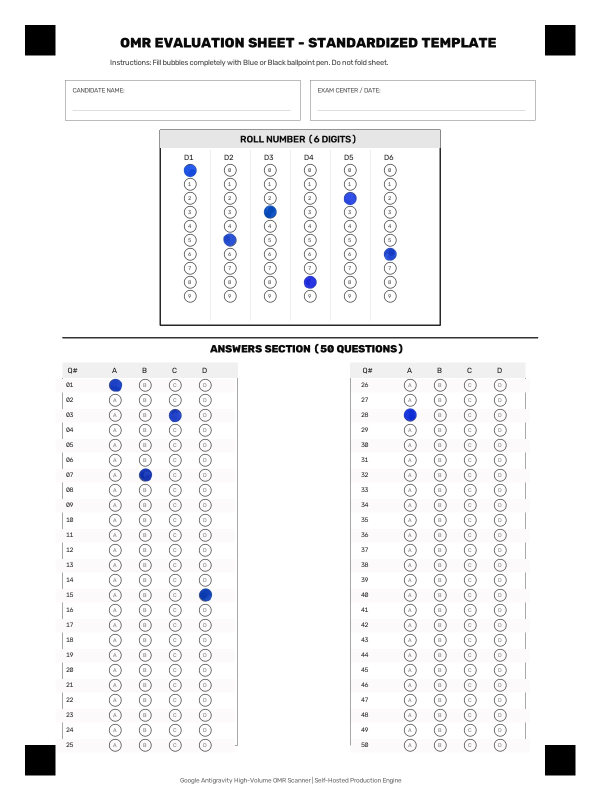
#> input picture samples/omr-2.jpg, 1200 x 1600 px (shown at 1/2 size)
$ python -i omr_engine.py   (imports and definitions only)
#> lines starting #> are read from the running program, lines starting #| are printed output that depends on the picture
### config.py
"""
Configuration file for High-Volume OMR Scanner.
Defines template dimensions, ROI coordinates, fiducial markers, and classification thresholds.
"""

from dataclasses import dataclass, field
from pathlib import Path
from typing import Dict, List, Tuple
import numpy as np

# Base paths
BASE_DIR = Path(__file__).resolve().parent
DATA_DIR = BASE_DIR / "data"
SAMPLES_DIR = BASE_DIR / "samples"
UPLOADS_DIR = BASE_DIR / "uploads"
RESULTS_DIR = BASE_DIR / "results"
DEBUG_DIR = BASE_DIR / "debug_images"
DB_PATH = DATA_DIR / "omr_scanner.db"

# Ensure runtime directories exist
for path in [DATA_DIR, SAMPLES_DIR, UPLOADS_DIR, RESULTS_DIR, DEBUG_DIR]:
    path.mkdir(parents=True, exist_ok=True)
#> further down, picture is the input picture: shape (1600, 1200, 3); mean B, G, R 245.2, 244.7, 244.9

# Standardized Canvas Geometry
SHEET_WIDTH: int = 1200
SHEET_HEIGHT: int = 1600

# 4 Corner Fiducial Markers (solid black squares)
# Center coordinates on standardized 1200x1600 canvas:
# Top-Left, Top-Right, Bottom-Left, Bottom-Right
MARKER_SIZE: int = 60
MARKER_TARGET_CENTERS: np.ndarray = np.float32([
    [80, 80],      # Top-Left
    [1120, 80],    # Top-Right
    [80, 1520],    # Bottom-Left
    [1120, 1520]   # Bottom-Right
])

# Roll Number Section Specifications
# 6 vertical columns, each with 10 bubbles (digits 0 to 9)
ROLL_COLUMNS: int = 6
ROLL_DIGITS: int = 10
ROLL_COL_X: List[int] = [380, 460, 540, 620, 700, 780]
ROLL_START_Y: int = 340
ROLL_ROW_STEP_Y: int = 28

# Answers Section Specifications
# 50 Questions split into 2 side-by-side blocks of 25 questions each
TOTAL_QUESTIONS: int = 50
QUESTIONS_PER_BLOCK: int = 25
OPTIONS: List[str] = ["A", "B", "C", "D"]

ANSWERS_START_Y: int = 740
ANSWERS_ROW_STEP_Y: int = 30

# Left Block: Questions 1 to 25
LEFT_BLOCK_Q_LABEL_X: int = 150
LEFT_BLOCK_OPTIONS_X: List[int] = [230, 290, 350, 410]

# Right Block: Questions 26 to 50
RIGHT_BLOCK_Q_LABEL_X: int = 740
RIGHT_BLOCK_OPTIONS_X: List[int] = [820, 880, 940, 1000]

# Bubble Evaluation Parameters
BUBBLE_RADIUS: int = 12
SEARCH_JITTER: int = 3  # +/- pixels jitter search to absorb slight printing shifts

# Thresholds for classification
# Pixel fill-ratio thresholds:
EMPTY_THRESHOLD: float = 0.20       # Below this is considered unattempted (blank)
FILLED_THRESHOLD: float = 0.42      # Above this is definitively marked
MIN_CONFIDENCE_DIFF: float = 0.16   # Minimum difference between top and second choice
AMBIGUOUS_MIN: float = 0.24         # Between 0.24 and 0.42 is flagged as ambiguous mark

# Scoring default parameters (can be overridden per batch/job)
DEFAULT_POSITIVE_MARK: float = 4.0
DEFAULT_NEGATIVE_MARK: float = -1.0

### omr_engine.py
"""
High-Performance OMR Engine using OpenCV and NumPy.
Handles corner fiducial detection, 4-point perspective warp,
blue/black ballpoint ink evaluation, edge cases, grading, and debug image generation.
"""

from dataclasses import asdict, dataclass
from pathlib import Path
from typing import Any, Dict, List, Optional, Tuple
import cv2
import numpy as np

from config import (
    AMBIGUOUS_MIN,
    ANSWERS_ROW_STEP_Y,
    ANSWERS_START_Y,
    BUBBLE_RADIUS,
    DEBUG_DIR,
    DEFAULT_NEGATIVE_MARK,
    DEFAULT_POSITIVE_MARK,
    EMPTY_THRESHOLD,
    FILLED_THRESHOLD,
    LEFT_BLOCK_OPTIONS_X,
    LEFT_BLOCK_Q_LABEL_X,
    MARKER_SIZE,
    MARKER_TARGET_CENTERS,
    MIN_CONFIDENCE_DIFF,
    OPTIONS,
    RIGHT_BLOCK_OPTIONS_X,
    RIGHT_BLOCK_Q_LABEL_X,
    ROLL_COL_X,
    ROLL_COLUMNS,
    ROLL_DIGITS,
    ROLL_ROW_STEP_Y,
    ROLL_START_Y,
    SEARCH_JITTER,
    SHEET_HEIGHT,
    SHEET_WIDTH,
    TOTAL_QUESTIONS,
)


@dataclass
class QuestionEvaluation:
    question: int
    answer: Optional[str]      # "A", "B", "C", "D", "MULTIPLE", or None
    status: str                # "DETECTED", "BLANK", "MULTIPLE", "AMBIGUOUS"
    confidence: float
    scores: Dict[str, float]
    selected_option_idx: Optional[int] = None


@dataclass
class RollEvaluation:
    roll_number: str
    is_valid: bool
    status: str
    column_digits: List[Optional[str]]
    confidence: float
    reasons: List[str]


@dataclass
class SheetResult:
    filename: str
    status: str                # "COMPLETED", "NEEDS_REVIEW", "FAILED"
    confidence: float
    roll_number: str
    summary: Dict[str, int]
    answers: Dict[str, Optional[str]]
    review_reasons: List[str]
    score_details: Optional[Dict[str, Any]] = None
    debug_image_path: Optional[str] = None


# [109 lines left out: functions decode_image, find_fiducial_markers, not called in this run]


def align_sheet(image: np.ndarray) -> Tuple[np.ndarray, np.ndarray]:
    """
    Applies 4-point perspective transform to align the sheet to standardized 1200x1600.
    Returns (aligned_image, detected_corners).
    """
    # If the image is already exactly 1200x1600 with markers in place, test corners first
    h, w = image.shape[:2]
    if (w, h) == (SHEET_WIDTH, SHEET_HEIGHT):
        # Quick check if corners at target locations are black
        tl_check = np.mean(image[60:100, 60:100])
#> tl_check = 0
        tr_check = np.mean(image[60:100, 1100:1140])
#> tr_check = 0
        if tl_check < 60 and tr_check < 60:
            return image.copy(), MARKER_TARGET_CENTERS.copy()

    detected_pts = find_fiducial_markers(image)
    M = cv2.getPerspectiveTransform(detected_pts, MARKER_TARGET_CENTERS)
    aligned = cv2.warpPerspective(
        image, M, (SHEET_WIDTH, SHEET_HEIGHT),
        flags=cv2.INTER_LINEAR,
        borderMode=cv2.BORDER_CONSTANT,
        borderValue=(255, 255, 255)
    )
    return aligned, detected_pts


def evaluate_bubble_fill(
    image: np.ndarray,
    gray: np.ndarray,
    center_x: int,
    center_y: int,
    radius: int = BUBBLE_RADIUS
) -> Tuple[float, float, float]:
    """
    Evaluates bubble darkness and ink presence.
    Supports both Blue ballpoint ink and Black/Dark ink.
    Returns (combined_score, blue_score, dark_score).
    """
    h, w = gray.shape
    r_inner = radius - 1
    r_outer = radius + 6

    # Coordinate boundaries
    if (center_y - r_outer < 0 or center_y + r_outer >= h or
            center_x - r_outer < 0 or center_x + r_outer >= w):
        return 0.0, 0.0, 0.0

    y_grid, x_grid = np.ogrid[-r_outer:r_outer + 1, -r_outer:r_outer + 1]
    dist_sq = x_grid * x_grid + y_grid * y_grid

    inner_mask = dist_sq <= (r_inner * r_inner)
    annulus_mask = (dist_sq > (radius + 2) ** 2) & (dist_sq <= (r_outer * r_outer))

    patch_bgr = image[center_y - r_outer:center_y + r_outer + 1,
                      center_x - r_outer:center_x + r_outer + 1]
    patch_gray = gray[center_y - r_outer:center_y + r_outer + 1,
                      center_x - r_outer:center_x + r_outer + 1]

    # Background brightness estimation from annulus
    bg_pixels = patch_gray[annulus_mask]
    bg_mean = float(np.mean(bg_pixels)) if len(bg_pixels) > 0 else 240.0

    # Inner bubble pixels
    inner_gray = patch_gray[inner_mask]
    inner_bgr = patch_bgr[inner_mask]
    if len(inner_gray) == 0:
        return 0.0, 0.0, 0.0

    b = inner_bgr[:, 0].astype(np.float32)
    g = inner_bgr[:, 1].astype(np.float32)
    r = inner_bgr[:, 2].astype(np.float32)

    # 1. Blue Ink Detection
    # Blue ink has significantly higher Blue than Red, and modest Green
    blue_pen = (b - r > 16.0) & (b - g > 8.0) & (inner_gray < 200)
    blue_score = float(np.mean(blue_pen))

    # 2. Black / Dark Ink Detection
    # Dark pixels are significantly darker than local background
    dark_pen = (inner_gray < min(135.0, bg_mean - 35.0))
    dark_score = float(np.mean(dark_pen))

    # Combined robust fill score
    if blue_score >= 0.28:
        combined_score = blue_score * 1.15
    elif dark_score >= 0.35:
        combined_score = dark_score
    else:
        # Subtle or partial mark
        combined_score = max(blue_score, dark_score * 0.9)

    return float(np.clip(combined_score, 0.0, 1.0)), blue_score, dark_score


def sample_with_jitter(
    image: np.ndarray,
    gray: np.ndarray,
    center_x: int,
    center_y: int,
    jitter: int = SEARCH_JITTER
) -> float:
    """Samples bubble score with jitter window to account for small paper distortions."""
    best_score = 0.0
    for dy in range(-jitter, jitter + 1, 1):
        for dx in range(-jitter, jitter + 1, 1):
            score, _, _ = evaluate_bubble_fill(image, gray, center_x + dx, center_y + dy)
            if score > best_score:
                best_score = score
    return best_score


def evaluate_question(
    image: np.ndarray,
    gray: np.ndarray,
    question_num: int,
    opt_centers_x: List[int],
    center_y: int
) -> QuestionEvaluation:
    """Evaluates the 4 option bubbles (A, B, C, D) for a single question."""
    scores: Dict[str, float] = {}
    score_list: List[float] = []

    for idx, opt_char in enumerate(OPTIONS):
        cx = opt_centers_x[idx]
        sc = sample_with_jitter(image, gray, cx, center_y)
        scores[opt_char] = round(sc, 4)
        score_list.append(sc)

    sorted_indices = np.argsort(score_list)[::-1]
    top_idx = int(sorted_indices[0])
    second_idx = int(sorted_indices[1])

    top_score = score_list[top_idx]
    second_score = score_list[second_idx]
    diff = top_score - second_score

    # 1. Unattempted (Blank)
    if top_score < EMPTY_THRESHOLD:
        return QuestionEvaluation(
            question=question_num,
            answer=None,
            status="BLANK",
            confidence=round(1.0 - top_score, 4),
            scores=scores,
            selected_option_idx=None
        )

    # 2. Multiple Marked
    if (top_score >= FILLED_THRESHOLD and second_score >= FILLED_THRESHOLD - 0.05 and
            diff < MIN_CONFIDENCE_DIFF):
        return QuestionEvaluation(
            question=question_num,
            answer="MULTIPLE",
            status="MULTIPLE",
            confidence=round(diff, 4),
            scores=scores,
            selected_option_idx=None
        )

    # 3. Ambiguous / Half-filled
    if AMBIGUOUS_MIN <= top_score < FILLED_THRESHOLD:
        return QuestionEvaluation(
            question=question_num,
            answer=None,
            status="AMBIGUOUS",
            confidence=round(top_score, 4),
            scores=scores,
            selected_option_idx=top_idx
        )

    # 4. Clear Detection
    if top_score >= FILLED_THRESHOLD and diff >= MIN_CONFIDENCE_DIFF:
        return QuestionEvaluation(
            question=question_num,
            answer=OPTIONS[top_idx],
            status="DETECTED",
            confidence=round(min(1.0, top_score + diff * 0.4), 4),
            scores=scores,
            selected_option_idx=top_idx
        )

    # Fallback to Ambiguous if confidence margin is narrow
    return QuestionEvaluation(
        question=question_num,
        answer=None,
        status="AMBIGUOUS",
        confidence=round(diff, 4),
        scores=scores,
        selected_option_idx=top_idx
    )


def evaluate_roll_number(
    image: np.ndarray,
    gray: np.ndarray
) -> RollEvaluation:
    """Evaluates the 6-digit roll number section."""
    detected_digits: List[Optional[str]] = []
    column_confidences: List[float] = []
    reasons: List[str] = []

    for col_idx, col_x in enumerate(ROLL_COL_X):
        scores = []
        for digit in range(ROLL_DIGITS):
            by = ROLL_START_Y + digit * ROLL_ROW_STEP_Y
            sc = sample_with_jitter(image, gray, col_x, by)
            scores.append(sc)

        order = np.argsort(scores)[::-1]
        top_digit = int(order[0])
        second_digit = int(order[1])
        top_sc = scores[top_digit]
        sec_sc = scores[second_digit]
        diff = top_sc - sec_sc

        if top_sc < EMPTY_THRESHOLD:
            detected_digits.append("?")
            column_confidences.append(0.0)
            reasons.append(f"Roll number Digit {col_idx + 1} is empty")
        elif top_sc >= FILLED_THRESHOLD and sec_sc >= FILLED_THRESHOLD - 0.05 and diff < MIN_CONFIDENCE_DIFF:
            detected_digits.append("X")
            column_confidences.append(0.2)
            reasons.append(f"Roll number Digit {col_idx + 1} has multiple bubbles filled")
        elif AMBIGUOUS_MIN <= top_sc < FILLED_THRESHOLD:
            detected_digits.append(str(top_digit))
            column_confidences.append(round(top_sc, 3))
            reasons.append(f"Roll number Digit {col_idx + 1} is ambiguous (fill: {top_sc:.2f})")
        else:
            detected_digits.append(str(top_digit))
            column_confidences.append(round(min(1.0, top_sc + diff * 0.4), 4))

    roll_str = "".join(str(d) for d in detected_digits)
    is_valid = ("?" not in roll_str and "X" not in roll_str and len(reasons) == 0)
    avg_conf = float(np.mean(column_confidences)) if column_confidences else 0.0

    status = "VALID" if is_valid else "INVALID"
    return RollEvaluation(
        roll_number=roll_str,
        is_valid=is_valid,
        status=status,
        column_digits=detected_digits,
        confidence=round(avg_conf, 4),
        reasons=reasons
    )


# [61 lines left out: function grade_answers, not called in this run]


def generate_annotated_debug_image(
    aligned_image: np.ndarray,
    q_evaluations: List[QuestionEvaluation],
    roll_eval: RollEvaluation,
    sheet_status: str,
    score_details: Optional[Dict[str, Any]] = None,
    output_path: Optional[Path] = None
) -> np.ndarray:
    """
    Generates a high-resolution annotated image highlighting detected marks,
    multiple marks, and review warnings.
    """
    annotated = aligned_image.copy()

    # 1. Annotate Roll Number
    for col_idx, col_x in enumerate(ROLL_COL_X):
        digit_val = roll_eval.column_digits[col_idx]
        if digit_val and digit_val.isdigit():
            target_digit = int(digit_val)
            by = ROLL_START_Y + target_digit * ROLL_ROW_STEP_Y
            cv2.circle(annotated, (col_x, by), BUBBLE_RADIUS + 3, (0, 200, 0), 2, cv2.LINE_AA)
        elif digit_val in ["?", "X"]:
            # Red box for missing or multiple roll mark
            cv2.rectangle(annotated, (col_x - 18, ROLL_START_Y - 10),
                          (col_x + 18, ROLL_START_Y + 9 * ROLL_ROW_STEP_Y + 10),
                          (0, 0, 255), 2, cv2.LINE_AA)

    # 2. Annotate Questions
    for q_eval in q_evaluations:
        q_idx = q_eval.question - 1
        if q_idx < 25:
            row = q_idx
            opt_xs = LEFT_BLOCK_OPTIONS_X
        else:
            row = q_idx - 25
            opt_xs = RIGHT_BLOCK_OPTIONS_X
        qy = ANSWERS_START_Y + 30 + row * ANSWERS_ROW_STEP_Y

        if q_eval.status == "DETECTED" and q_eval.selected_option_idx is not None:
            cx = opt_xs[q_eval.selected_option_idx]
            # Solid green circle around recognized bubble
            cv2.circle(annotated, (cx, qy), BUBBLE_RADIUS + 3, (0, 210, 0), 2, cv2.LINE_AA)
            cv2.putText(annotated, q_eval.answer or "", (opt_xs[-1] + 16, qy + 4),
                        cv2.FONT_HERSHEY_SIMPLEX, 0.42, (0, 160, 0), 1, cv2.LINE_AA)

        elif q_eval.status == "MULTIPLE":
            # Red box enclosing the entire multiple-marked question row
            cv2.rectangle(annotated, (opt_xs[0] - 15, qy - 12), (opt_xs[-1] + 15, qy + 12),
                          (0, 0, 255), 2, cv2.LINE_AA)
            cv2.putText(annotated, "MULT", (opt_xs[-1] + 16, qy + 4),
                        cv2.FONT_HERSHEY_SIMPLEX, 0.38, (0, 0, 255), 1, cv2.LINE_AA)

        elif q_eval.status == "AMBIGUOUS":
            # Amber/Orange warning box
            cv2.rectangle(annotated, (opt_xs[0] - 15, qy - 12), (opt_xs[-1] + 15, qy + 12),
                          (0, 140, 255), 2, cv2.LINE_AA)
            cv2.putText(annotated, "?", (opt_xs[-1] + 16, qy + 4),
                        cv2.FONT_HERSHEY_SIMPLEX, 0.42, (0, 140, 255), 1, cv2.LINE_AA)

    # 3. Header Status Banner
    banner_bg = (30, 30, 30)
    badge_color = (0, 180, 0) if sheet_status == "COMPLETED" else ((0, 140, 255) if sheet_status == "NEEDS_REVIEW" else (0, 0, 230))

    cv2.rectangle(annotated, (0, 0), (SHEET_WIDTH, 45), banner_bg, -1)
    cv2.rectangle(annotated, (15, 8), (170, 37), badge_color, -1)
    cv2.putText(annotated, sheet_status, (25, 29),
                cv2.FONT_HERSHEY_DUPLEX, 0.55, (255, 255, 255), 1, cv2.LINE_AA)

    info_text = f"Roll No: {roll_eval.roll_number} | Conf: {roll_eval.confidence:.2f}"
    if score_details:
        info_text += f" | Score: {score_details['total_score']}/{score_details['max_score']} ({score_details['percentage']}%)"
    cv2.putText(annotated, info_text, (190, 28),
                cv2.FONT_HERSHEY_SIMPLEX, 0.52, (240, 240, 240), 1, cv2.LINE_AA)

    if output_path:
        output_path.parent.mkdir(parents=True, exist_ok=True)
        cv2.imwrite(str(output_path), annotated, [cv2.IMWRITE_JPEG_QUALITY, 92])

    return annotated


def process_omr_sheet(
    image: np.ndarray,
    filename: str = "sheet.jpg",
    answer_key: Optional[Dict[str, str]] = None,
    save_debug_image: bool = True,
    debug_dir: Path = DEBUG_DIR,
    positive_mark: float = DEFAULT_POSITIVE_MARK,
    negative_mark: float = DEFAULT_NEGATIVE_MARK
) -> SheetResult:
    """
    Main processing pipeline for a single OMR sheet.
    Aligns, extracts Roll Number and 50 Answers, checks edge cases,
    grades if answer key is provided, and saves annotated debug image.
    """
    review_reasons: List[str] = []

    # Step 1: Alignment via Fiducial Markers
    try:
        aligned, _ = align_sheet(image)
    except Exception as e:
        # Failed corner detection -> flag as NEEDS_REVIEW / FAILED
        reason = f"Corner marker detection failed: {str(e)}"
        review_reasons.append(reason)
        # Fallback to direct resize for debug visualization
        aligned = cv2.resize(image, (SHEET_WIDTH, SHEET_HEIGHT))
        debug_path = debug_dir / f"debug_{Path(filename).stem}.jpg" if save_debug_image else None
        if debug_path:
            cv2.putText(aligned, "ALIGNMENT FAILED", (400, 800), cv2.FONT_HERSHEY_SIMPLEX, 1.5, (0, 0, 255), 3)
            cv2.imwrite(str(debug_path), aligned)

        return SheetResult(
            filename=filename,
            status="NEEDS_REVIEW",
            confidence=0.0,
            roll_number="UNKNOWN",
            summary={"total_questions": TOTAL_QUESTIONS, "attempted": 0, "unattempted": TOTAL_QUESTIONS, "multiple_marked": 0},
            answers={str(i): None for i in range(1, TOTAL_QUESTIONS + 1)},
            review_reasons=review_reasons,
            score_details=None,
            debug_image_path=str(debug_path) if debug_path else None
        )

    gray = cv2.cvtColor(aligned, cv2.COLOR_BGR2GRAY)

    # Step 2: Roll Number Extraction
    roll_eval = evaluate_roll_number(aligned, gray)
#> the loop in evaluate_roll_number, `for col_idx, col_x in enumerate(ROLL_COL_X):` made 6 passes
#> pass 1, in evaluate_bubble_fill, `patch_gray = gray[center_y - r_outer:center_y + r_outer + 1, center_x ..`:
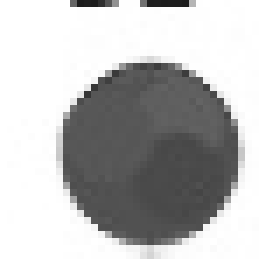
#> patch_gray: shape (37, 37) (shown 7 times larger); min 28, max 255, mean 185.9
#> pass 1, in evaluate_bubble_fill (call 2), `patch_bgr = image[center_y - r_outer:center_y + r_outer + 1, center_x ..`:
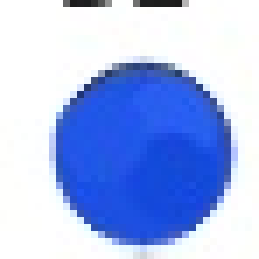
#> patch_bgr: shape (37, 37, 3) (shown 7 times larger); mean B, G, R 237.5, 185.7, 166.4
#> pass 1, in evaluate_bubble_fill (call 2), `patch_gray = gray[center_y - r_outer:center_y + r_outer + 1, center_x ..`:
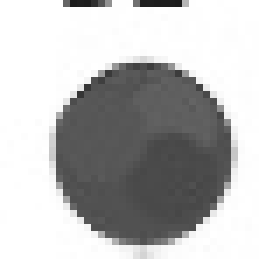
#> patch_gray: shape (37, 37) (shown 7 times larger); min 28, max 255, mean 185.8
    if not roll_eval.is_valid:
        review_reasons.extend(roll_eval.reasons)

    # Step 3: 50 Questions Extraction
    q_evaluations: List[QuestionEvaluation] = []
    answers_dict: Dict[str, Optional[str]] = {}
    attempted_count = 0
    unattempted_count = 0
    multiple_count = 0
    q_confidences: List[float] = []

    for q_idx in range(TOTAL_QUESTIONS):
        q_num = q_idx + 1
        if q_idx < 25:
            row = q_idx
            opt_xs = LEFT_BLOCK_OPTIONS_X
        else:
            row = q_idx - 25
            opt_xs = RIGHT_BLOCK_OPTIONS_X

        qy = ANSWERS_START_Y + 30 + row * ANSWERS_ROW_STEP_Y
        q_eval = evaluate_question(aligned, gray, q_num, opt_xs, qy)
        q_evaluations.append(q_eval)

        answers_dict[str(q_num)] = q_eval.answer
        q_confidences.append(q_eval.confidence)

        if q_eval.status == "DETECTED":
            attempted_count += 1
        elif q_eval.status == "MULTIPLE":
            multiple_count += 1
            review_reasons.append(f"Multiple bubbles marked on Question {q_num}")
        elif q_eval.status == "AMBIGUOUS":
            review_reasons.append(f"Ambiguous bubble mark on Question {q_num}")
        else:
            unattempted_count += 1
#> this loop made 50 passes
#> pass 1, in evaluate_bubble_fill (call 2941), `patch_bgr = image[center_y - r_outer:center_y + r_outer + 1, center_x ..`:
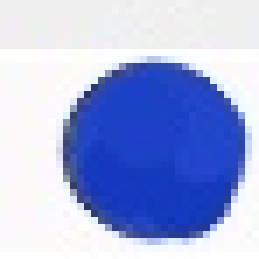
#> patch_bgr: shape (37, 37, 3) (shown 7 times larger); mean B, G, R 223.9, 176.1, 163.2
#> pass 1, in evaluate_bubble_fill (call 2941), `patch_gray = gray[center_y - r_outer:center_y + r_outer + 1, center_x ..`:
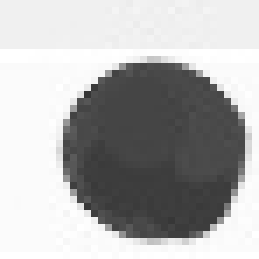
#> patch_gray: shape (37, 37) (shown 7 times larger); min 53, max 255, mean 177.7
#> pass 1, in evaluate_bubble_fill (call 2942), `patch_bgr = image[center_y - r_outer:center_y + r_outer + 1, center_x ..`:
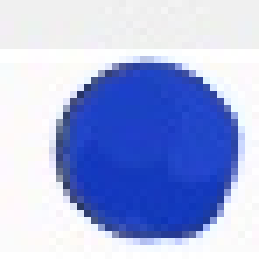
#> patch_bgr: shape (37, 37, 3) (shown 7 times larger); mean B, G, R 223.9, 176.1, 163.2
#> pass 1, in evaluate_bubble_fill (call 2942), `patch_gray = gray[center_y - r_outer:center_y + r_outer + 1, center_x ..`:
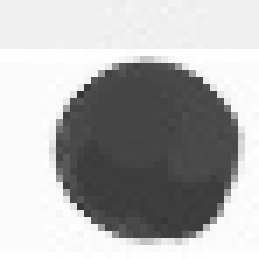
#> patch_gray: shape (37, 37) (shown 7 times larger); min 53, max 255, mean 177.7

    # Step 4: Overall Status & Confidence
    overall_confidence = float(np.mean(q_confidences + [roll_eval.confidence]))
    overall_confidence = round(max(0.1, min(1.0, overall_confidence)), 4)

    status = "COMPLETED"
    if review_reasons:
        status = "NEEDS_REVIEW"

    # Step 5: Optional Scoring
    score_details = None
    if answer_key:
        score_details = grade_answers(
            answers_dict, answer_key,
            positive_mark=positive_mark,
            negative_mark=negative_mark
        )

    # Step 6: Annotated Debug Image
    debug_path = None
    if save_debug_image:
        debug_path = debug_dir / f"debug_{Path(filename).stem}.jpg"
        generate_annotated_debug_image(
            aligned, q_evaluations, roll_eval, status, score_details, debug_path
        )
#> (the rest of the program and of its run is left out)
